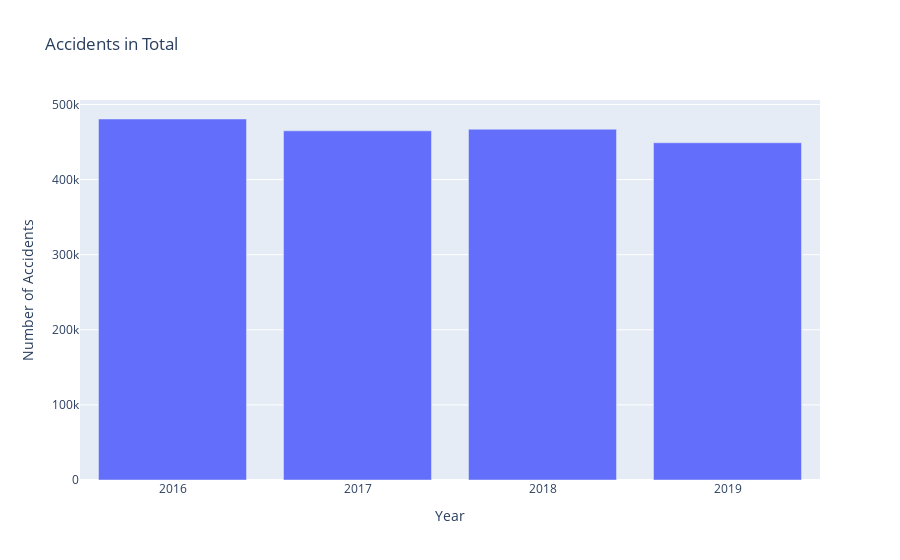
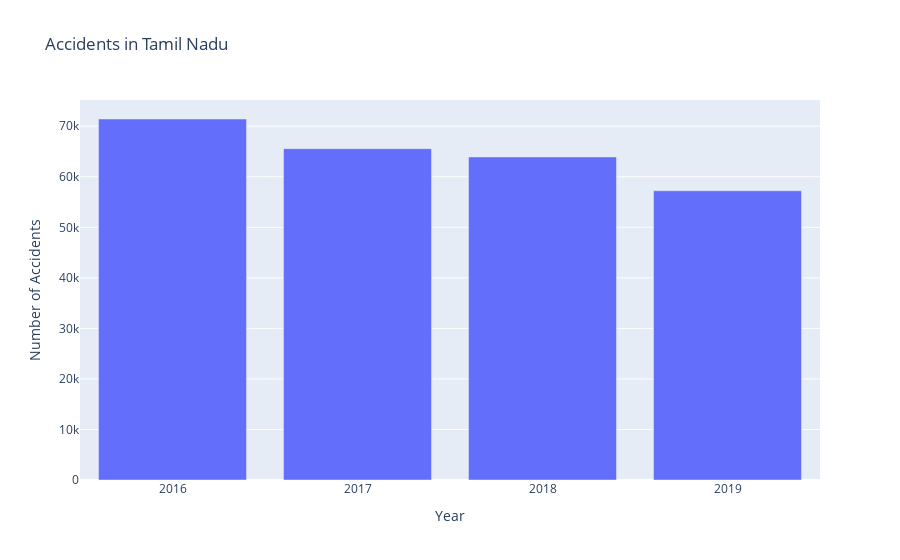
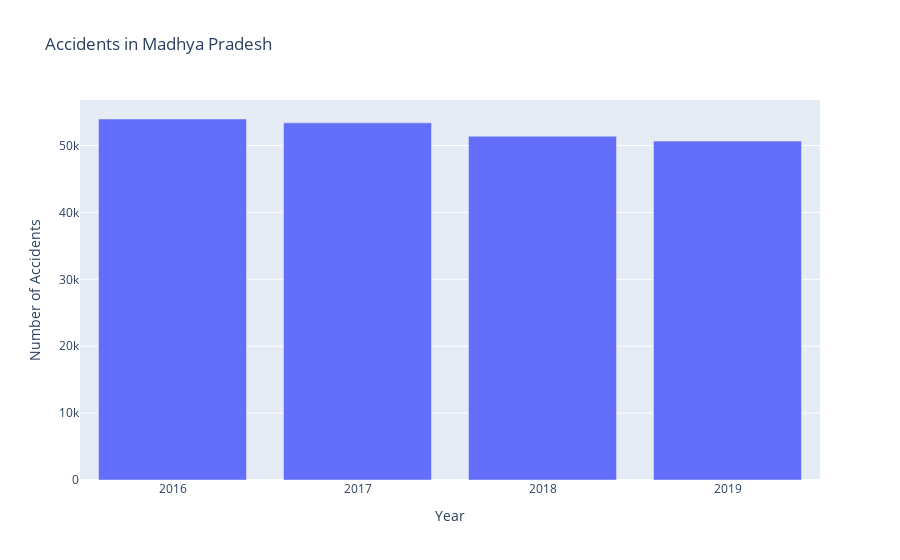
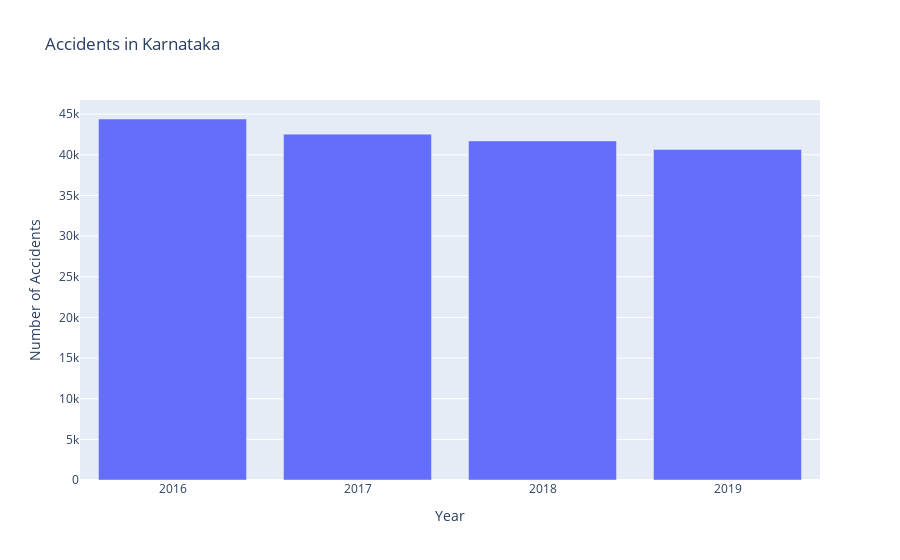

Notebook code for these charts, in order:
### Code cell
df['Total_Accidents'] = df[['State/UT-Wise Total Number of Road Accidents during 2016', 'State/UT-Wise Total Number of Road Accidents during 2017', 'State/UT-Wise Total Number of Road Accidents during 2018', 'State/UT-Wise Total Number of Road Accidents during 2017', 'State/UT-Wise Total Number of Road Accidents during 2018','State/UT-Wise Total Number of Road Accidents during 2019 - Numbers']].sum(axis=1)

top_cities = df.nlargest(37, 'Total_Accidents')

for index, row in top_cities.iterrows():
    city_name = row['States/UTs']
    years = ['2016', '2017', '2018', '2019']
    accidents = row[['State/UT-Wise Total Number of Road Accidents during 2016', 'State/UT-Wise Total Number of Road Accidents during 2017', 'State/UT-Wise Total Number of Road Accidents during 2018', 'State/UT-Wise Total Number of Road Accidents during 2019 - Numbers']]

    f=px.bar(x=years, y=accidents, title=f"Accidents in {city_name}",labels={'x': 'Year', 'y': 'Number of Accidents'})
    f.show()

### Figure 1 — Plotly figure (JSON) as saved in the notebook; plotly's stock layout.template omitted (floating-point values rounded to 4 significant figures)
{"data": [{"alignmentgroup": "True", "hovertemplate": "Year=%{x}<br>Number of Accidents=%{y}<extra></extra>", "legendgroup": "", "marker": {"color": "#636efa", "pattern": {"shape": ""}}, "name": "", "offsetgroup": "", "orientation": "v", "showlegend": false, "textposition": "auto", "type": "bar", "x": ["2016", "2017", "2018", "2019"], "xaxis": "x", "y": [480652, 464910, 467044, 449002], "yaxis": "y"}], "layout": {"autosize": true, "barmode": "relative", "legend": {"tracegroupgap": 0}, "title": {"text": "Accidents in Total "}, "xaxis": {"anchor": "y", "autorange": true, "domain": [0, 1], "range": [-0.5, 3.5], "title": {"text": "Year"}, "type": "category"}, "yaxis": {"anchor": "x", "autorange": true, "domain": [0, 1], "range": [0, 505900.0], "title": {"text": "Number of Accidents"}, "type": "linear"}}}

### Figure 2 — Plotly figure (JSON) as saved in the notebook; plotly's stock layout.template omitted (floating-point values rounded to 4 significant figures)
{"data": [{"alignmentgroup": "True", "hovertemplate": "Year=%{x}<br>Number of Accidents=%{y}<extra></extra>", "legendgroup": "", "marker": {"color": "#636efa", "pattern": {"shape": ""}}, "name": "", "offsetgroup": "", "orientation": "v", "showlegend": false, "textposition": "auto", "type": "bar", "x": ["2016", "2017", "2018", "2019"], "xaxis": "x", "y": [71431, 65562, 63920, 57228], "yaxis": "y"}], "layout": {"autosize": true, "barmode": "relative", "legend": {"tracegroupgap": 0}, "title": {"text": "Accidents in Tamil Nadu"}, "xaxis": {"anchor": "y", "autorange": true, "domain": [0, 1], "range": [-0.5, 3.5], "title": {"text": "Year"}, "type": "category"}, "yaxis": {"anchor": "x", "autorange": true, "domain": [0, 1], "range": [0, 75190.0], "title": {"text": "Number of Accidents"}, "type": "linear"}}}

### Figure 3 — Plotly figure (JSON) as saved in the notebook; plotly's stock layout.template omitted (floating-point values rounded to 4 significant figures)
{"data": [{"alignmentgroup": "True", "hovertemplate": "Year=%{x}<br>Number of Accidents=%{y}<extra></extra>", "legendgroup": "", "marker": {"color": "#636efa", "pattern": {"shape": ""}}, "name": "", "offsetgroup": "", "orientation": "v", "showlegend": false, "textposition": "auto", "type": "bar", "x": ["2016", "2017", "2018", "2019"], "xaxis": "x", "y": [53972, 53399, 51397, 50669], "yaxis": "y"}], "layout": {"autosize": true, "barmode": "relative", "legend": {"tracegroupgap": 0}, "title": {"text": "Accidents in Madhya Pradesh"}, "xaxis": {"anchor": "y", "autorange": true, "domain": [0, 1], "range": [-0.5, 3.5], "title": {"text": "Year"}, "type": "category"}, "yaxis": {"anchor": "x", "autorange": true, "domain": [0, 1], "range": [0, 56810.0], "title": {"text": "Number of Accidents"}, "type": "linear"}}}

### Figure 4 — Plotly figure (JSON) as saved in the notebook; plotly's stock layout.template omitted (floating-point values rounded to 4 significant figures)
{"data": [{"alignmentgroup": "True", "hovertemplate": "Year=%{x}<br>Number of Accidents=%{y}<extra></extra>", "legendgroup": "", "marker": {"color": "#636efa", "pattern": {"shape": ""}}, "name": "", "offsetgroup": "", "orientation": "v", "showlegend": false, "textposition": "auto", "type": "bar", "x": ["2016", "2017", "2018", "2019"], "xaxis": "x", "y": [44403, 42542, 41707, 40658], "yaxis": "y"}], "layout": {"autosize": true, "barmode": "relative", "legend": {"tracegroupgap": 0}, "title": {"text": "Accidents in Karnataka"}, "xaxis": {"anchor": "y", "autorange": true, "domain": [0, 1], "range": [-0.5, 3.5], "title": {"text": "Year"}, "type": "category"}, "yaxis": {"anchor": "x", "autorange": true, "domain": [0, 1], "range": [0, 46740], "title": {"text": "Number of Accidents"}, "type": "linear"}}}
